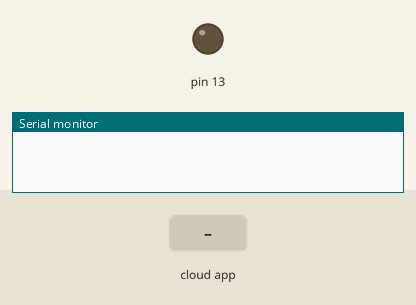
A sketch run on a simulated Arduino Uno, built with avr-gcc and run on an emulated ATmega328P. Parts: output pins drawn as LEDs (lit = HIGH), the last lines printed to the serial monitor. Inputs (shaded band) come from the test bench. The ROS host is connected and sends only what is stated.

Above: at 1.2 s.
1.3 s: the phone or cloud app sets chatter to 0
At 1.7 s:
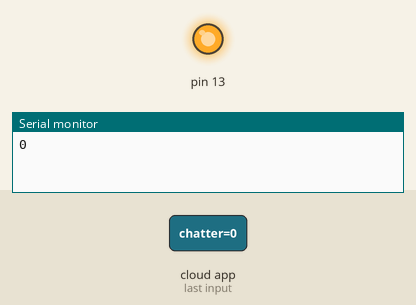
Timing chart, 0 to 4.3 s (numbered marks = the images above; inputs shaded):
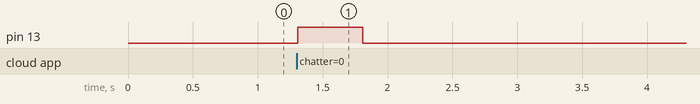

The sketch:

Subscriber.ino
```cpp
#include <ros.h> // นำเข้า header file สำหรับใช้งาน ROS บน Arduino
#include <std_msgs/String.h> // นำเข้า header file สำหรับใช้งานข้อความประเภท String จาก ROS

ros::NodeHandle nh; // สร้างตัวแปร nh สำหรับจัดการ node ใน ROS

void chatterCallback(const std_msgs::String& msg) {
  // ฟังก์ชันนี้จะถูกเรียกเมื่อมีข้อความใหม่ถูกส่งมาจาก topic ชื่อ chatter
  String listen = msg.data; // เก็บข้อความที่ได้รับในตัวแปร listen
  Serial.println(listen); // พิมพ์ข้อความที่ได้รับออกทาง serial monitor

  // หากมีข้อความถูกส่งเข้ามาให้หลอดไฟที่ขา 13 กระพริบ
  digitalWrite(13, HIGH); // เปิดหลอดไฟที่ขา 13
  delay(500); // หน่วงเวลา 500 milliseconds
  digitalWrite(13, LOW); // ปิดหลอดไฟที่ขา 13
  delay(500); // หน่วงเวลา 500 milliseconds
}

ros::Subscriber<std_msgs::String> sub("chatter", chatterCallback);
// สร้างตัวแปร sub สำหรับ subscribe กับ topic ชื่อ chatter และใช้ฟังก์ชัน chatterCallback เมื่อมีข้อความใหม่

void setup() {
  pinMode(13, OUTPUT); // กำหนดให้ขา 13 เป็นขาออก
  Serial.begin(115200); // เริ่มการติดต่อสื่อสารผ่าน serial ที่ความเร็ว 115200 baud rate
  nh.initNode(); // เริ่มต้น node ใน ROS
  nh.subscribe(sub); // subscribe กับ topic ชื่อ chatter โดยใช้ตัวแปร sub
}

void loop() {
  nh.spinOnce(); // ให้ ROS จัดการการสื่อสารและเรียก callback function ที่จำเป็น
  delay(10); // หยุดการทำงานชั่วคราวเป็นเวลา 10 milliseconds เพื่อป้องกันการใช้ CPU สูงเกินไป
}
```

Measured:
- after the input at 1.3 s, pin 13: LOW → HIGH at once, → LOW 0.50 s later
